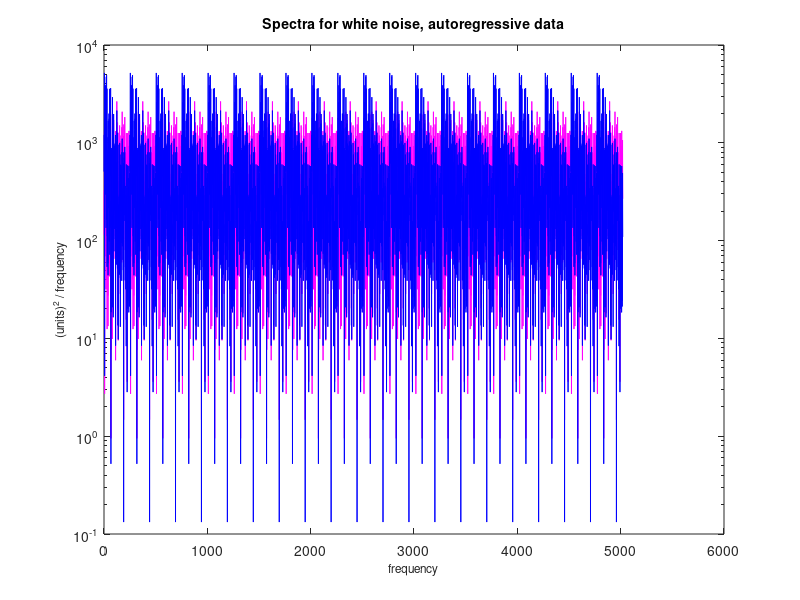

MATLAB code to generate this figure:
% file SIOC 221A HW 5
% 
% author Julia Dohner
%
% due date November 2, 2017

clear all; close all;

%% Compute two spectra

% generating 10,000 element dataset with Gaussian white noise
a=randn(10000,1);
% b(1)=b(1)=a(1); % this throws the error "The expression to the left of
% the equals sign is not a valid target for an assignment."
b(1) = a(1);
% generating a second dataset using autoregressive process
for i=2:length(a)
    b(i)=.5*b(i-1)+a(i);
end

% compute two spectra for white noise and autorecessive datasets by
% breaking the data up into segments

% reshaping data vector into 500x20 matrix
a_reshape = reshape(a,[500,20]);
b_reshape = reshape(b,[500,20]);
%a_test = a_reshape(:,1);

% % Question: when you reshape, does it calculate individual fft of each
% column? - Yes
f_a = fft(a_reshape);
f_b = fft(b_reshape);
% f_test = fft(a_test);
% f_firstcola = f_a(:,1);

% more rigorous way of ensuring calculating ffts of individual columns
% for i = 1:20
%     fft_a(:,i) = fft(a_reshape(:,i));
%     fft_b(:,i) = fft(b_reshape(:,i));
% end

% plotting spectra of a and b
N = 500; % length of each chunk of data
% Question: is this fine for the chunks in columns? probably no because
% amp_a becomes a 1x251 double
% amp_a = abs(f_a(1:N/2+1)).^2; % for even N
% amp_b = abs(f_b(1:N/2+1)).^2; % for even N

% pre-allocating for speed
amp_a = zeros(251,20);
amp_b = zeros(251,20);
for i = 1:20
    % Question: the +1 seems problematic because then I end up with 251x20
    % vectors
    amp_a(:,i) = abs(f_a(1:N/2+1)).^2; % for even N
    amp_b(:,i) = abs(f_b(1:N/2+1)).^2; % for even N
end


% summing over all spectra (taken from lecture 7 notes- seems weird)

% turning into row vectors to plot
amp_a = amp_a(:);
amp_b = amp_b(:);

% Question: how to create frequency vector?

% figure
% what is happening here is that each spectrum is individually calculated-
% they all look red. Then when they get plotted together like this they're
% just stuck next to each other, which makes it look like it's oscillating
semilogy(1:5020,amp_a, '-m', 1:5020, amp_b,'-b')
title('\fontsize{14}Spectra for white noise, autoregressive data');
xlabel('\fontsize{12}frequency');
ylabel('\fontsize{12}(units)^2 / frequency');
